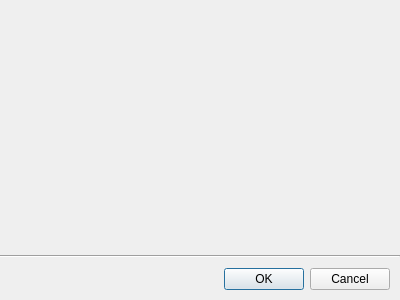
<?xml version="1.0" encoding="UTF-8"?>
<ui version="4.0">
 <class>anitools::widgets::GenericDialog</class>
 <widget class="QDialog" name="anitools::widgets::GenericDialog">
  <property name="geometry">
   <rect>
    <x>0</x>
    <y>0</y>
    <width>400</width>
    <height>300</height>
   </rect>
  </property>
  <layout class="QVBoxLayout" name="verticalLayout_2" stretch="1,0,0">
   <property name="spacing">
    <number>0</number>
   </property>
   <property name="leftMargin">
    <number>0</number>
   </property>
   <property name="topMargin">
    <number>0</number>
   </property>
   <property name="rightMargin">
    <number>0</number>
   </property>
   <property name="bottomMargin">
    <number>0</number>
   </property>
   <item>
    <widget class="QWidget" name="mContainerWidget" native="true">
     <layout class="QVBoxLayout" name="verticalLayout_4">
      <property name="spacing">
       <number>0</number>
      </property>
      <property name="leftMargin">
       <number>10</number>
      </property>
      <property name="topMargin">
       <number>10</number>
      </property>
      <property name="rightMargin">
       <number>10</number>
      </property>
      <property name="bottomMargin">
       <number>10</number>
      </property>
     </layout>
    </widget>
   </item>
   <item>
    <widget class="Line" name="mSeparator">
     <property name="orientation">
      <enum>Qt::Horizontal</enum>
     </property>
    </widget>
   </item>
   <item>
    <widget class="QWidget" name="mContainerButtons" native="true">
     <layout class="QVBoxLayout" name="verticalLayout">
      <property name="spacing">
       <number>0</number>
      </property>
      <property name="leftMargin">
       <number>10</number>
      </property>
      <property name="topMargin">
       <number>10</number>
      </property>
      <property name="rightMargin">
       <number>10</number>
      </property>
      <property name="bottomMargin">
       <number>10</number>
      </property>
      <item>
       <widget class="QDialogButtonBox" name="mButtonBox">
        <property name="orientation">
         <enum>Qt::Horizontal</enum>
        </property>
        <property name="standardButtons">
         <set>QDialogButtonBox::Cancel|QDialogButtonBox::Ok</set>
        </property>
       </widget>
      </item>
     </layout>
    </widget>
   </item>
  </layout>
 </widget>
 <resources/>
 <connections>
  <connection>
   <sender>mButtonBox</sender>
   <signal>accepted()</signal>
   <receiver>anitools::widgets::GenericDialog</receiver>
   <slot>accept()</slot>
   <hints>
    <hint type="sourcelabel">
     <x>248</x>
     <y>254</y>
    </hint>
    <hint type="destinationlabel">
     <x>157</x>
     <y>274</y>
    </hint>
   </hints>
  </connection>
  <connection>
   <sender>mButtonBox</sender>
   <signal>rejected()</signal>
   <receiver>anitools::widgets::GenericDialog</receiver>
   <slot>reject()</slot>
   <hints>
    <hint type="sourcelabel">
     <x>316</x>
     <y>260</y>
    </hint>
    <hint type="destinationlabel">
     <x>286</x>
     <y>274</y>
    </hint>
   </hints>
  </connection>
 </connections>
</ui>
